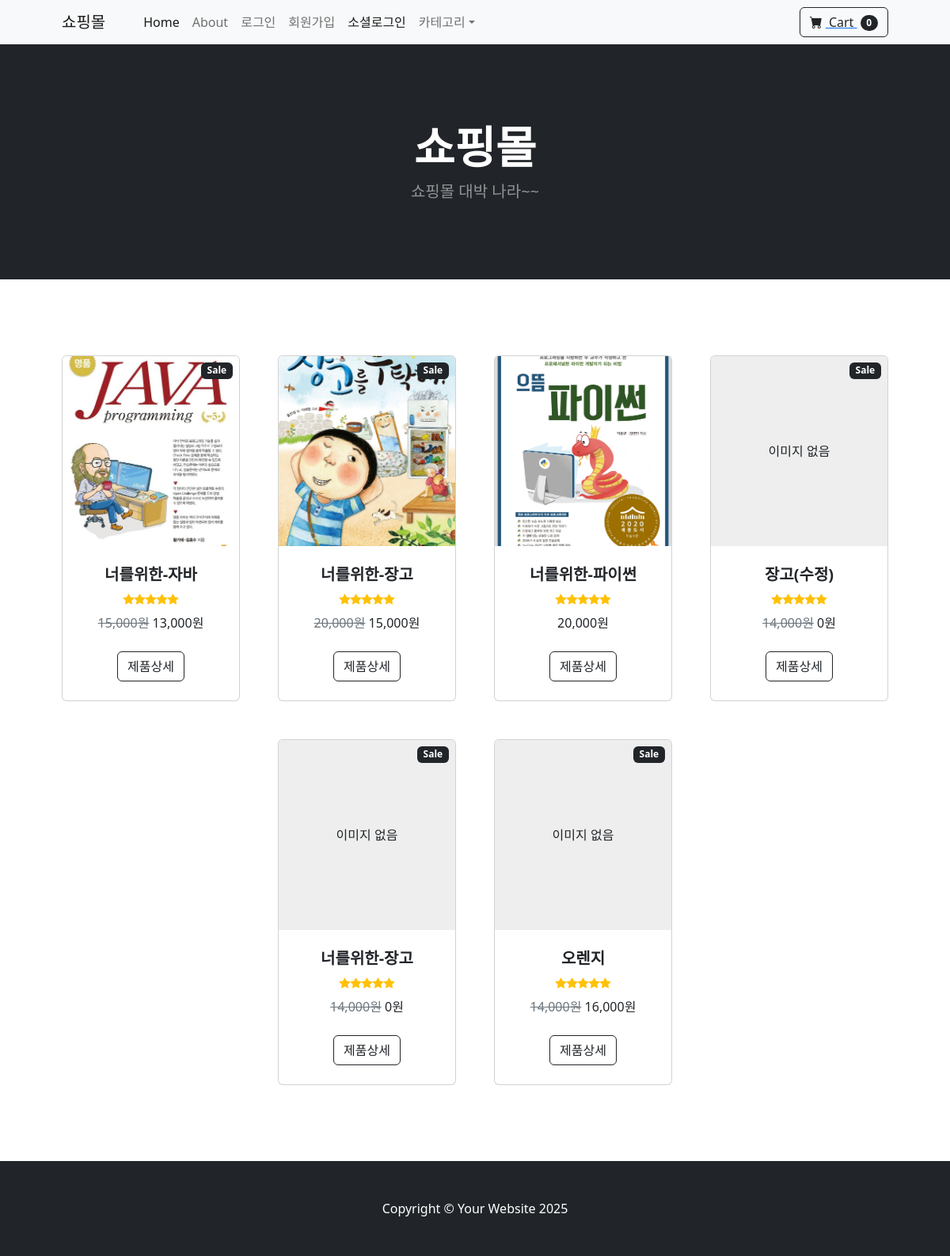
The page / on the database its author committed.
### store/models.py (models this page shows, shortened)
class Product(models.Model):
    name = models.CharField(max_length=100)
    price = models.DecimalField(default=0, max_digits=10, decimal_places=2)  # 9999999
    description = models.CharField(max_length=250, default="", blank=True, null=True)
    image = models.ImageField(upload_to="upload/product", blank=True, null=True)
    category = models.ForeignKey(
        Category, on_delete=models.CASCADE, related_name="products"
    )
    is_sale = models.BooleanField(default=False)
    sale_price = models.IntegerField(default=0)

### store/views.py (the view)
# urls.py: path("", views.home, name="home"),
def home(request):
    products = Product.objects.all()
    return render(request, "store/home.html", {"products": products})

### cart/cart.py (called while the page is built)
    def __len__(self):
        return sum(item["quantity"] for item in self.cart.values())

### cart/context_processors.py (called while the page is built)
def cart(request):
    print("카트 함수 호출")
    return {"cart": Cart(request)}

### templates/store/home.html
{% extends "layout/base.html" %}
{% load humanize %}
{% block head %}
    {% include "layout/head.html" %}
{% endblock %}
{% block navi %}
    {% include "layout/navbar.html" %}
{% endblock navi %}
{% block header %}
    {% include "layout/header.html" %}
{% endblock header %}
{% block content %}
    <section class="py-5">
        <div class="container px-4 px-lg-5 mt-5">
            <div class="row gx-4 gx-lg-5 row-cols-2 row-cols-md-3 row-cols-xl-4 justify-content-center">
                {% for product  in products %}
                    <div class="col mb-5">
                        <div class="card h-100">
                            {% if product.is_sale %}
                                <div class="badge bg-dark text-white position-absolute"
                                     style="top: 0.5rem;
                                            right: 0.5rem">Sale</div>
                            {% endif %}
                            {% if product.image %}
                                <img class="card-img-top"
                                     style="height:15rem;
                                            object-fit:cover"
                                     src="{{ product.image.url }}"
                                     alt="..." />
                            {% else %}
                                <div class="card-img-top"
                                     style="height:15rem;
                                            background:#eee;
                                            display:flex;
                                            align-items:center;
                                            justify-content:center">이미지 없음</div>
                            {% endif %}
                            <div class="card-body p-4">
                                <div class="text-center">
                                    <h5 class="fw-bolder">{{ product.name }}</h5>
                                    <div class="d-flex justify-content-center small text-warning mb-2">
                                        <div class="bi-star-fill"></div>
                                        <div class="bi-star-fill"></div>
                                        <div class="bi-star-fill"></div>
                                        <div class="bi-star-fill"></div>
                                        <div class="bi-star-fill"></div>
                                    </div>
                                    {% if product.is_sale %}
                                        <span class="text-muted text-decoration-line-through">{{ product.price|floatformat:0|intcomma }}원</span>
                                        {{ product.sale_price|floatformat:0|intcomma }}원
                                    {% else %}
                                        {{ product.price|floatformat:0|intcomma }}원
                                    {% endif %}
                                </div>
                            </div>
                            <div class="card-footer p-4 pt-0 border-top-0 bg-transparent">
                                <div class="text-center">
                                    <a class="btn btn-outline-dark mt-auto"
                                       href="{% url 'store:product' product.id %}">제품상세</a>
                                </div>
                            </div>
                        </div>
                    </div>
                {% endfor %}
            </div>
        </div>
    </section>
{% endblock content %}
{% block footer %}
    {% include "layout/footer.html" %}
{% endblock footer %}

### templates/layout/base.html (shortened to what this page needs)
{% load static %}
{% load humanize %}
<!DOCTYPE html>
<html lang="en">
    {% block head %}{% endblock %}
    <body>
        {% block navi %}
        {% endblock navi %}
        {% block header %}
        {% endblock header %}
        {% block content %}
        {% endblock content %}
        {% block footer %}
        {% endblock footer %}
    </body>
</html>

### templates/layout/head.html (shortened to what this page needs)
{% load static %}
<head>
      <link href="https://cdn.jsdelivr.net/npm/bootstrap-icons@1.5.0/font/bootstrap-icons.css"
            rel="stylesheet" />
      <link href="{% static 'store/css/styles.css' %}" rel="stylesheet" />
</head>

### templates/layout/navbar.html (shortened to what this page needs)
{% load static %}
<nav class="navbar navbar-expand-lg navbar-light bg-light">
    <div class="container px-4 px-lg-5">
        <a class="navbar-brand" href="{% url 'store:home' %}">쇼핑몰</a>
        <div class="collapse navbar-collapse" id="navbarSupportedContent">
            <ul class="navbar-nav me-auto mb-2 mb-lg-0 ms-lg-4">
                <li class="nav-item">
                    <a class="nav-link active"
                       aria-current="page"
                       href="{% url 'store:home' %}">Home</a>
                </li>
                <li class="nav-item">
                    <a class="nav-link" href="{% url 'store:about' %}">About</a>
                </li>
                <li class="nav-item">
                    {% if user.is_authenticated %}
                        <a class="nav-link" href="{% url 'accounts:logout_user' %}">{{ user.username }}(로그아웃)</a>
                    {% else %}
                        <a class="nav-link" href="{% url 'accounts:login_user' %}">로그인</a>
                    {% endif %}
                </li>
                <li class="nav-item">
                    {% if not user.is_authenticated %}
                        <a class="nav-link" href="{% url 'accounts:register_user' %}">회원가입</a>
                    {% endif %}
                </li>
                <li class="nav-item">
                    <a class="nav-link active"
                       aria-current="page"
                       href="{% url 'accounts:kakao_login_user' %}">소셜로그인</a>
                </li>
                <li class="nav-item dropdown">
                    <a class="nav-link dropdown-toggle"
                       id="navbarDropdown"
                       href="#"
                       role="button"
                       data-bs-toggle="dropdown"
                       aria-expanded="true">카테고리</a>
                </li>
            </ul>
            <a class="d-flex" href=" {% url 'cart:summary_cart' %}">
                <button class="btn btn-outline-dark" type="submit">
                    <i class="bi-cart-fill me-1"></i>
                    Cart
                    <span class="badge bg-dark text-white ms-1 rounded-pill" id="cart_quantity">{{ cart|length }}</span>
                </button>
            </a>
        </div>
    </div>
</nav>

### templates/layout/header.html
{% load static %}
<header class="bg-dark py-5">
      <div class="container px-4 px-lg-5 my-5">
            <div class="text-center text-white">
                  <h1 class="display-4 fw-bolder">쇼핑몰</h1>
                  <p class="lead fw-normal text-white-50 mb-0">쇼핑몰 대박 나라~~</p>
            </div>
      </div>
</header>

### templates/layout/footer.html
{% load static %}
<footer class="py-5 bg-dark">
    <div class="container">
        <p class="m-0 text-center text-white">Copyright &copy; Your Website 2025</p>
    </div>
</footer>

### rows shown on the page
Product: is_sale "Sale", image (picture), name "너를위한-자바", price "15,000", sale_price "13,000"
Product: is_sale "Sale", image (picture), name "너를위한-장고", price "20,000", sale_price "15,000"
Product: image (picture), name "너를위한-파이썬", price "20,000"
Product: is_sale "Sale", image "이미지 없음", name "장고(수정)", price "14,000", sale_price "0"
Product: is_sale "Sale", image "이미지 없음", name "너를위한-장고", price "14,000", sale_price "0"
Product: is_sale "Sale", image "이미지 없음", name "오렌지", price "14,000", sale_price "16,000"

### other values the page prints
{{ cart|length }} "0"
